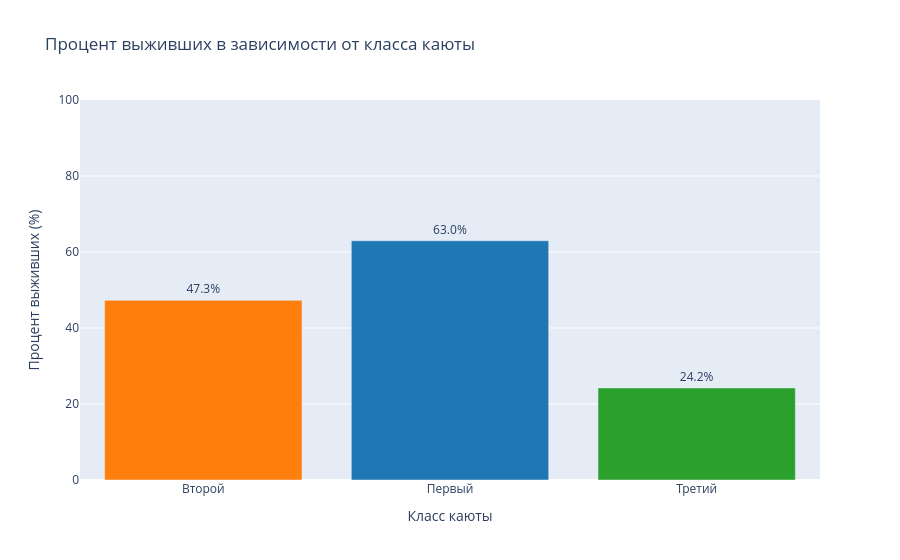

This figure's notebook cell:
### Markdown cell above
#### Столбчатая диаграмма выживаемости по классам

### Code cell
class_survival = df.groupby('Pclass_label')['Survived'].mean().reset_index()
class_survival['Процент'] = class_survival['Survived'] * 100

# Столбчатая диаграмма
fig2 = px.bar(class_survival, 
              x='Pclass_label', 
              y='Процент',
              title='Процент выживших в зависимости от класса каюты',
              color='Pclass_label',
              color_discrete_map={'Первый': '#1f77b4', 'Второй': '#ff7f0e', 'Третий': '#2ca02c'},
              text='Процент')

fig2.update_traces(texttemplate='%{text:.1f}%', textposition='outside')
fig2.update_layout(xaxis_title='Класс каюты', 
                   yaxis_title='Процент выживших (%)',
                   showlegend=False)
fig2.update_yaxes(range=[0, 100])
fig2.show()

### Figure 1 — Plotly figure (JSON) as saved in the notebook; plotly's stock layout.template omitted (floating-point values rounded to 4 significant figures)
{"data": [{"hovertemplate": "Pclass_label=%{x}<br>Процент=%{text}<extra></extra>", "legendgroup": "Второй", "marker": {"color": "#ff7f0e", "pattern": {"shape": ""}}, "name": "Второй", "orientation": "v", "showlegend": true, "text": [47.28], "textposition": "outside", "texttemplate": "%{text:.1f}%", "type": "bar", "x": ["Второй"], "xaxis": "x", "y": [47.28], "yaxis": "y"}, {"hovertemplate": "Pclass_label=%{x}<br>Процент=%{text}<extra></extra>", "legendgroup": "Первый", "marker": {"color": "#1f77b4", "pattern": {"shape": ""}}, "name": "Первый", "orientation": "v", "showlegend": true, "text": [62.96], "textposition": "outside", "texttemplate": "%{text:.1f}%", "type": "bar", "x": ["Первый"], "xaxis": "x", "y": [62.96], "yaxis": "y"}, {"hovertemplate": "Pclass_label=%{x}<br>Процент=%{text}<extra></extra>", "legendgroup": "Третий", "marker": {"color": "#2ca02c", "pattern": {"shape": ""}}, "name": "Третий", "orientation": "v", "showlegend": true, "text": [24.24], "textposition": "outside", "texttemplate": "%{text:.1f}%", "type": "bar", "x": ["Третий"], "xaxis": "x", "y": [24.24], "yaxis": "y"}], "layout": {"barmode": "relative", "legend": {"title": {"text": "Pclass_label"}, "tracegroupgap": 0}, "showlegend": false, "title": {"text": "Процент выживших в зависимости от класса каюты"}, "xaxis": {"anchor": "y", "categoryarray": ["Второй", "Первый", "Третий"], "categoryorder": "array", "domain": [0, 1], "title": {"text": "Класс каюты"}}, "yaxis": {"anchor": "x", "domain": [0, 1], "range": [0, 100], "title": {"text": "Процент выживших (%)"}}}}
